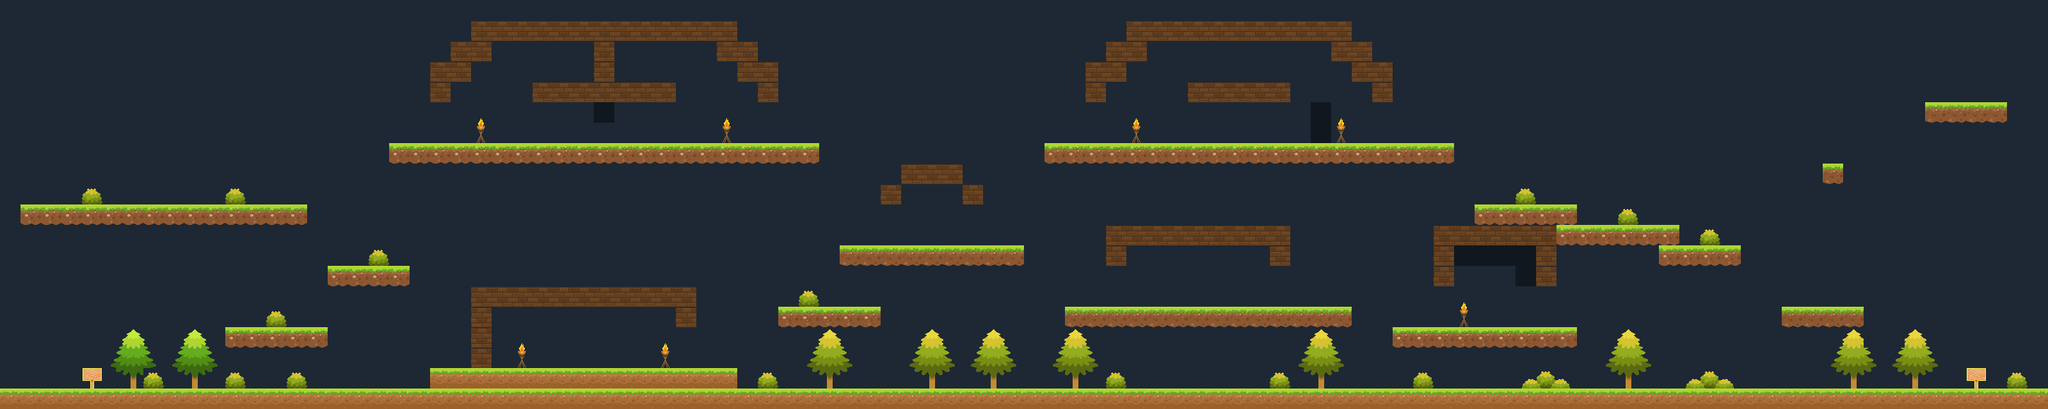

Below is a game level as drawn by its tile map, then a one-line description and the .tmx that defines it (tile-layer data replaced by summaries):
An orthogonal 100x20 tile map with 32x32 px tiles, 3 tile layers (background, night_background, foreground) and 75 objects (2x story, 2x label, 2x route, 2x door_1, move_right, ...).

<map version="1.0" tiledversion="1.0.3" orientation="orthogonal" renderorder="right-down" width="100" height="20" tilewidth="32" tileheight="32" nextobjectid="95">
 <tileset firstgid="1" source="Hunters.tsx" />
 <layer name="background" width="100" height="20">
  <data>[2000 cells, 2000 non-empty, 2 distinct tile ids]</data>
 </layer>
 <layer name="night_background" width="100" height="20">
  <data>[2000 cells, 2000 non-empty, 1 distinct tile ids]</data>
 </layer>
 <layer name="foreground" width="100" height="20">
  <data>[2000 cells, 620 non-empty, 31 distinct tile ids]</data>
 </layer>
 <objectgroup name="ground">
  <object id="1" x="2" y="610" width="3197" height="29" />
  <object id="2" x="3010" y="162" width="126" height="28" />
  <object id="3" x="2787" y="482" width="126" height="29" />
  <object id="4" x="2178" y="514" width="287" height="29" />
  <object id="5" x="2240" y="355" width="30" height="92" />
  <object id="8" x="2400" y="354" width="31" height="90" />
  <object id="9" x="2273" y="355" width="124" height="27" />
  <object id="10" x="2305" y="320" width="158" height="31" />
  <object id="11" x="2433" y="354" width="192" height="29" />
  <object id="12" x="2591" y="386" width="128" height="27" />
  <object id="13" x="1729" y="355" width="291" height="28" />
  <object id="16" x="1664" y="481" width="449" height="30" />
  <object id="17" x="1858" y="129" width="158" height="29" />
  <object id="18" x="1634" y="225" width="638" height="31" />
  <object id="20" x="1698" y="98" width="31" height="60" />
  <object id="21" x="1730" y="66" width="30" height="60" />
  <object id="22" x="1762" y="35" width="30" height="60" />
  <object id="23" x="2082" y="34" width="30" height="59" />
  <object id="24" x="2113" y="68" width="32" height="57" />
  <object id="25" x="2145" y="99" width="32" height="59" />
  <object id="27" x="1794" y="32" width="287" height="33" />
  <object id="28" x="1312" y="388" width="289" height="29" />
  <object id="29" x="1408.71" y="260.164" width="96.7322" height="28.7183" />
  <object id="33" x="1217" y="481" width="158" height="31" />
  <object id="34" x="672" y="577" width="482" height="30" />
  <object id="35" x="735" y="450" width="33" height="123" />
  <object id="37" x="770" y="449" width="318" height="31" />
  <object id="38" x="512" y="416" width="128" height="32" />
  <object id="39" x="352" y="512" width="159" height="30" />
  <object id="40" x="33" y="322" width="447" height="31" />
  <object id="41" x="610" y="225" width="669" height="30" />
  <object id="42" x="930" y="67" width="28" height="60" />
  <object id="43" x="834" y="132" width="224" height="23" />
  <object id="45" x="673" y="98" width="33" height="61" />
  <object id="46" x="706" y="66" width="30" height="62" />
  <object id="47" x="738" y="36" width="31" height="62" />
  <object id="48" x="1121" y="34" width="30" height="59" />
  <object id="49" x="1152" y="67" width="33" height="59" />
  <object id="51" x="1185" y="101" width="31" height="57" />
  <object id="52" x="772" y="34" width="347" height="30" />
  <object id="56" x="0" y="0" width="8" height="600" />
  <object id="59" x="1377.45" y="290.812" width="28.5654" height="24.0241" />
  <object id="60" x="1510.14" y="292.812" width="25.4124" height="21.177" />
  <object id="61" x="1989" y="387" width="32" height="30" />
  <object id="62" x="1729" y="389" width="30" height="27" />
  <object id="70" x="1059" y="485" width="27" height="26" />
  <object id="71" x="3187" y="8" width="8" height="600" />
  <object id="72" x="12" y="3" width="3159" height="16" />
  <object id="73" x="2851" y="261" width="26" height="25" />
 </objectgroup>
 <objectgroup name="points">
  <object id="81" name="move_right" x="1617" y="607" />
  <object id="82" name="move_left" x="1800" y="602" />
  <object id="83" name="stand" x="1970" y="350" />
  <object id="75" name="hero_Forest" x="3047" y="594" />
  <object id="69" name="hero_Mountains" x="85" y="588" />
  <object id="53" name="hero_Start" x="872" y="551" />
 </objectgroup>
 <objectgroup name="triggers">
  <object id="54" name="story" x="1143.59" y="560.44">
   <properties>
    <property name="key" value="MainStory" />
    <property name="text" value="You have strange feeling that something GREAT will start today..." />
    <property name="value" value="Started" />
   </properties>
  </object>
  <object id="63" name="label" x="3087" y="597">
   <properties>
    <property name="text" value="Road to Forest" />
   </properties>
  </object>
  <object id="66" name="label" x="145" y="586">
   <properties>
    <property name="text" value="Road to Mountains" />
   </properties>
  </object>
  <object id="74" name="route" x="3145" y="590">
   <properties>
    <property name="value" value="Forest" />
   </properties>
  </object>
  <object id="67" name="route" x="26" y="588">
   <properties>
    <property name="value" value="Mountains" />
   </properties>
  </object>
  <object id="94" name="story" x="2593" y="328.333" width="20" height="17.3333">
   <properties>
    <property name="key" value="MainStory" />
    <property name="text" value="uuuu" />
    <property name="value" value="Started" />
   </properties>
  </object>
 </objectgroup>
 <objectgroup name="entities">
  <object id="55" name="axe_1" x="973" y="561" />
  <object id="57" name="potion_speed" x="209" y="304" />
  <object id="78" name="fire_1" x="1452.33" y="361.667" />
  <object id="79" name="sword_1" x="928" y="555" />
  <object id="80" name="bow_1" x="1080" y="550" />
  <object id="91" name="key_2" x="836" y="440" />
 </objectgroup>
 <objectgroup name="creatures">
  <object id="76" name="animal_1" x="1615" y="590">
   <properties>
    <property name="deathprocess" value="IR:key_2::" />
    <property name="items" value="coin,sword_1" />
    <property name="org" value="1" />
   </properties>
  </object>
  <object id="84" name="mark" x="2768" y="597">
   <properties>
    <property name="condition" value="T:MainStory:Step2" />
    <property name="dialogs" value="1,2" />
    <property name="items" value="coin" />
   </properties>
  </object>
  <object id="77" name="animal_2" x="1969" y="332">
   <properties>
    <property name="org" value="1" />
   </properties>
  </object>
 </objectgroup>
 <objectgroup name="objects">
  <object id="86" name="door_1" x="1379" y="324" width="27" height="56">
   <properties>
    <property name="program" value="key_2" />
   </properties>
  </object>
  <object id="88" name="door_1" x="1505" y="326" width="27" height="56">
   <properties>
    <property name="program" value="key_2" />
   </properties>
  </object>
  <object id="89" name="spike_1" x="1393" y="564" width="14" height="33" />
  <object id="90" name="chest_1" x="945" y="418" width="25" height="20">
   <properties>
    <property name="items" value="coin" />
    <property name="program" value="key_2" />
   </properties>
  </object>
  <object id="93" name="box_1" x="817" y="316" width="140" height="21">
   <properties>
    <property name="program" value="rldrlu" />
   </properties>
  </object>
 </objectgroup>
</map>
